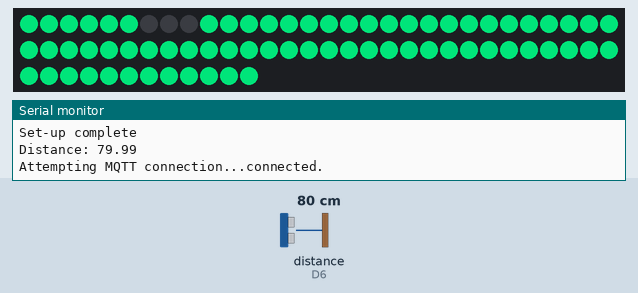
The sketch below on a simulated Arduino MKR. Shown: 72 RGB LEDs in strip order, left to right, continuing on the next row, the last lines printed to the serial monitor. Wiring (inferred from the names in the program): ultrasonic range finder: trigger D7; echo D6. The test bench sets the inputs (shaded band); at power-on: distance to the obstacle (sensor on D6) 80 cm. The echo pulse lasts 58.3 µs per cm; dim RGB values are drawn brighter than linear; WiFi joins after 1.5 s; servers stay silent unless stated; random numbers use the default seed unless the sketch sets one; no MQTT or app messages arrive unless stated; not simulated (calls return 0 or success): arduino_secrets.h.

Above: at 2.5 s.
2.8 s: distance to the obstacle (sensor on D6) set to 2 cm
At 4.17 s:
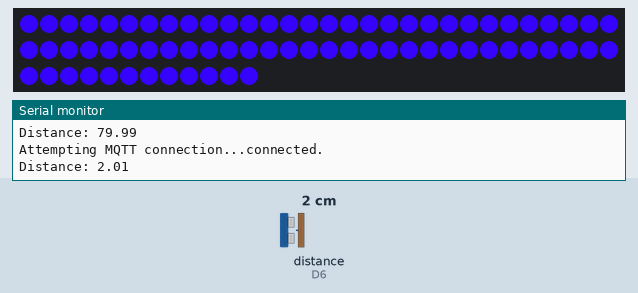
4.9 s: distance to the obstacle (sensor on D6) set to 60 cm
At 6.92 s:
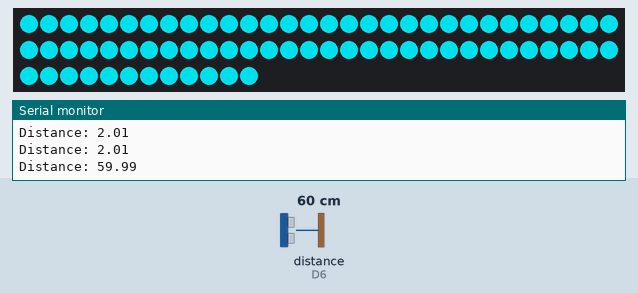
7.7 s: distance to the obstacle (sensor on D6) set to 120 cm
At 9.67 s:
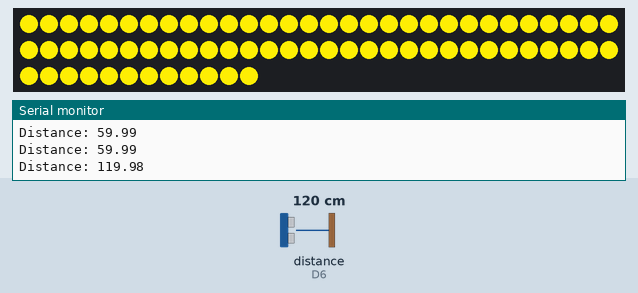
10.4 s: distance to the obstacle (sensor on D6) set to 143 cm
At 12.43 s:
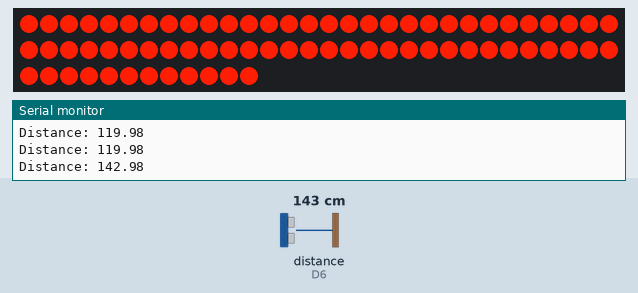
13.2 s: distance to the obstacle (sensor on D6) set to 4 cm
At 14.1 s:
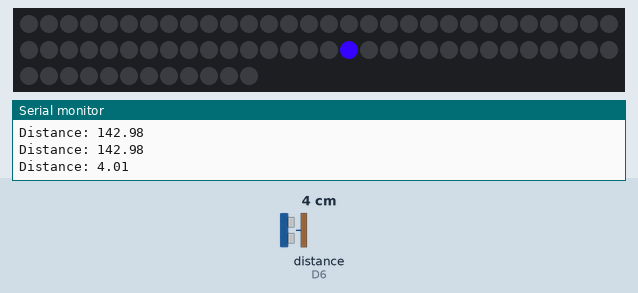
15.8 s: distance to the obstacle (sensor on D6) set to 123 cm
At 17.16 s:
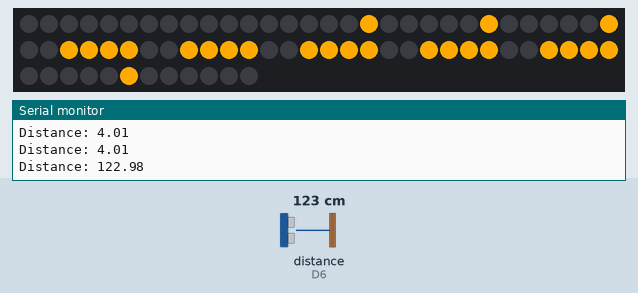

The sketch:

ripplesketch.ino
```cpp
// Duncan Wilson Oct 2025 - v1 - MQTT messager to vespera
// works with MKR1010

#include <SPI.h>
#include <Adafruit_NeoPixel.h>
#include <WiFiNINA.h>
#include <PubSubClient.h>
#include "arduino_secrets.h"
#include <utility/wifi_drv.h>  // for RGB LED on MKR1010

/*
**** enter sensitive data in arduino_secrets.h:
#define SECRET_SSID "your-ssid"
#define SECRET_PASS "your-password"
#define SECRET_MQTTUSER "mqtt-username"
#define SECRET_MQTTPASS "mqtt-password"
*/

// WiFi and MQTT credentials
const char* ssid          = SECRET_SSID;
const char* password      = SECRET_PASS;
const char* mqtt_username = SECRET_MQTTUSER;
const char* mqtt_password = SECRET_MQTTPASS;
const char* mqtt_server   = "mqtt.cetools.org";
const int mqtt_port       = 1884;

// Create WiFi and MQTT clients
WiFiClient wifiClient;
PubSubClient mqttClient(wifiClient);

// VESPARA CONFIG
String lightId = "19";
String mqtt_topic = "student/CASA0014/luminaire/" + lightId;
String clientId = "vespMVN";

// NeoPixel Configuration
const int num_leds = 72;
const int payload_size = num_leds * 3; // RGB per pixel
byte RGBpayload[payload_size];
#define NEOPIXEL_PIN 2  // change if your NeoPixel data line uses another pin
Adafruit_NeoPixel strip(num_leds, NEOPIXEL_PIN, NEO_GRB + NEO_KHZ800);


// HC-SR04 Ultrasonic Sensor

const int trigPin = 7;
const int echoPin = 6;
float duration, distance;

void setup() {
  Serial.begin(9600);
  //while (!Serial)

  Serial.println("Vespera");
    byte mac[6];
    WiFi.macAddress(mac);
    Serial.print("MAC address: ");
    printMacAddress(mac);
    Serial.print("This device is Vespera ");
    Serial.println(lightId);

    pinMode(trigPin, OUTPUT);
    pinMode(echoPin, INPUT);

    startWifi();

    mqttClient.setServer(mqtt_server, mqtt_port);
    mqttClient.setBufferSize(2000);
    mqttClient.setCallback(callback);
    strip.begin();
    strip.show(); // Initialize all pixels to 'off'
    Serial.println("Set-up complete");
}


void loop() {
  // ULTRASONIC SENSOR, SENDING SOUND, RECEIVING SOUND AND MEASURING THE DISTANCE
  digitalWrite(trigPin, LOW);
  delayMicroseconds(2);
  digitalWrite(trigPin, HIGH);
  delayMicroseconds(10);
  digitalWrite(trigPin, LOW);

  duration = pulseIn(echoPin, HIGH);
  distance = (duration * 0.0343) / 2;
  Serial.print("Distance: ");
  Serial.println(distance);
  delay(100);

// MAINTAIN MQTT and WIFI CONNECTIONS
  if (WiFi.status() != WL_CONNECTED) {
    startWifi();
  }
  if (!mqttClient.connected()) {
    reconnectMQTT();
  }
  mqttClient.loop();

  // DISTANCE BASED COLOUR
  int r, g, b;
  setColorFromDistance(distance, r, g, b);

  //RIPPLE ANIMATION STARTING FROM GROUP 1 TO 7
  Ripleout(r, g, b, 150);
  delay(200);

  }


// MATCH DISTANCE TO COLOUR
void setColorFromDistance(float distance, int &r, int &g, int &b) {
  if (distance < 20) {
    r = 53; g = 3; b = 252;   // blue
  } else if (distance < 40) {
    r = 3; g = 12; b = 252;   // greenyblue
  } else if (distance < 60) {
    r = 0; g = 184; b = 194;  // green
  } else if (distance < 80) {
    r = 0; g = 173; b = 92;   // greenyyellow
  } else if (distance < 100) {
    r = 177; g = 212; b = 2;  // pale greenyyellow
  } else if (distance < 120) {
    r = 252; g = 236; b = 3;  // yellow
  } else if (distance < 140) {
    r = 252; g = 169; b = 3;  // orangy yellow
  } else if (distance < 160) {
    r = 252; g = 30; b = 3;   // orange
  } else if (distance < 180) {
    r = 252; g = 3; b = 102;  // red
  } else if (distance < 200) {
    r = 252; g = 3; b = 244;  // pink
    } else {
    r = 0; g = 0; b = 0;
  }
}

// Print MAC address to serial
void printMacAddress(byte mac[]) {
  for (int i = 5; i >= 0; i--) {
    if (mac[i] < 16) Serial.print("0");
    Serial.print(mac[i], HEX);
    if (i > 0) Serial.print(":");
  }
  Serial.println();
}

// MQTT message handler (stubbed)
void callback(char* topic, byte* payload, unsigned int length) {
  // No-op or future message handling
}

// WiFi reconnect logic
void startWifi() {
  Serial.print("Connecting to WiFi: ");
  Serial.println(ssid);
  while (WiFi.begin(ssid, password) != WL_CONNECTED) {
    delay(1000);
  }
  Serial.println("\nWiFi connected.");
}

// MQTT reconnect logic
void reconnectMQTT() {
  while (!mqttClient.connected()) {
    Serial.print("Attempting MQTT connection...");
    String cid = "client-" + String(random(0xffff), HEX);
    if (mqttClient.connect(cid.c_str(), mqtt_username, mqtt_password)) {
      Serial.println("connected.");
      mqttClient.subscribe(mqtt_topic.c_str()); // Optional
    } else {
      Serial.print("failed, rc=");
      Serial.print(mqttClient.state());
      Serial.println(" retrying in 5 seconds...");
      delay(5000);
    }
  }
}

// Send color to individual pixel via MQTT
//void send_RGB_to_pixel(int r, int g, int b, int pixel) {
 //if (pixel >= 0 && pixel < num_leds) {
    //RGBpayload[pixel * 3 + 0] = r;
    //RGBpayload[pixel * 3 + 1] = g;
   // RGBpayload[pixel * 3 + 2] = b;

   // strip.setPixelColor(pixel, strip.Color(r, g, b));
   // strip.show();

    //mqttClient.publish(mqtt_topic.c_str(), RGBpayload, payload_size);


void lightGroup(int leds[], int count, int r, int g, int b) {
  for (int i = 0; i < count; i++) {
    int pixel = leds[i];
    if (pixel >= 0 && pixel < num_leds) {
      strip.setPixelColor(pixel, strip.Color(r, g, b));
      RGBpayload[pixel * 3 + 0] = r;
      RGBpayload[pixel * 3 + 1] = g;
      RGBpayload[pixel * 3 + 2] = b;
    }
  }
  strip.show();
  mqttClient.publish(mqtt_topic.c_str(), RGBpayload, payload_size);
}

//GROUPS OF LIGHTS THAT LIGHTS TOGETHER AND LIGHT UP IN SEQUENCE
void Ripleout(int r, int g, int b, int stepDelay) { strip.clear();
  int group1[] = {46};
  lightGroup(group1, sizeof(group1) / sizeof(group1[0]), r, g, b);
  delay(stepDelay);

  int group2[] = {39,45,51,52,53,47,41,40};
  lightGroup(group2, sizeof(group2) / sizeof(group2[0]), r, g, b);
  delay(stepDelay);

  int group3[] = {17,23,29,35,34,33,32,38,44,50,56,57,58,59,65};
  lightGroup(group3, sizeof(group3) / sizeof(group3[0]), r, g, b);
  delay(stepDelay);

  int group4[] = {5,11,16,22,28,27,26,25,31,37,43,49,55,61,62,63,64,71};
  lightGroup(group4, sizeof(group4) / sizeof(group4[0]), r, g, b);
  delay(stepDelay);

  int group5[] = {4,10,15,21,20,19,18,24,30,36,42,48,54,60,66,67,68,69,70};
  lightGroup(group5, sizeof(group5) / sizeof(group5[0]), r, g, b);
  delay(stepDelay);

  int group6[] = {0,1,2,3,9,14,13,12};
  lightGroup(group6, sizeof(group6) / sizeof(group6[0]), r, g, b);
  delay(stepDelay);

  int group7[] = {6,7,8};
  lightGroup(group7, sizeof(group7) / sizeof(group7[0]), r, g, b);
  delay(stepDelay);

}
```

Measured:
- what the display in image 1 shows lasts 0.4 s, from 4.0 s to 4.4 s
